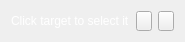
<?xml version="1.0" encoding="UTF-8"?>
<ui version="4.0">
 <class>EWAHtmlSelectorDlgUi</class>
 <widget class="QWidget" name="EWAHtmlSelectorDlgUi">
  <property name="geometry">
   <rect>
    <x>0</x>
    <y>0</y>
    <width>181</width>
    <height>42</height>
   </rect>
  </property>
  <property name="windowTitle">
   <string>Form</string>
  </property>
  <layout class="QHBoxLayout" name="horizontalLayout">
   <item>
    <widget class="QLabel" name="label_4">
     <property name="palette">
      <palette>
       <active>
        <colorrole role="WindowText">
         <brush brushstyle="SolidPattern">
          <color alpha="255">
           <red>255</red>
           <green>255</green>
           <blue>255</blue>
          </color>
         </brush>
        </colorrole>
       </active>
       <inactive>
        <colorrole role="WindowText">
         <brush brushstyle="SolidPattern">
          <color alpha="255">
           <red>255</red>
           <green>255</green>
           <blue>255</blue>
          </color>
         </brush>
        </colorrole>
       </inactive>
       <disabled>
        <colorrole role="WindowText">
         <brush brushstyle="SolidPattern">
          <color alpha="255">
           <red>112</red>
           <green>111</green>
           <blue>113</blue>
          </color>
         </brush>
        </colorrole>
       </disabled>
      </palette>
     </property>
     <property name="text">
      <string>Click target to select it</string>
     </property>
     <property name="wordWrap">
      <bool>false</bool>
     </property>
    </widget>
   </item>
   <item>
    <widget class="QPushButton" name="pButtonOk">
     <property name="sizePolicy">
      <sizepolicy hsizetype="Minimum" vsizetype="Minimum">
       <horstretch>0</horstretch>
       <verstretch>0</verstretch>
      </sizepolicy>
     </property>
     <property name="minimumSize">
      <size>
       <width>16</width>
       <height>16</height>
      </size>
     </property>
     <property name="maximumSize">
      <size>
       <width>24</width>
       <height>24</height>
      </size>
     </property>
     <property name="text">
      <string/>
     </property>
     <property name="icon">
      <iconset resource="ewa.qrc">
       <normaloff>:/images/accept.png</normaloff>:/images/accept.png</iconset>
     </property>
    </widget>
   </item>
   <item>
    <widget class="QPushButton" name="pButtonCancel">
     <property name="sizePolicy">
      <sizepolicy hsizetype="Minimum" vsizetype="Minimum">
       <horstretch>0</horstretch>
       <verstretch>0</verstretch>
      </sizepolicy>
     </property>
     <property name="minimumSize">
      <size>
       <width>16</width>
       <height>16</height>
      </size>
     </property>
     <property name="maximumSize">
      <size>
       <width>24</width>
       <height>24</height>
      </size>
     </property>
     <property name="text">
      <string/>
     </property>
     <property name="icon">
      <iconset resource="ewa.qrc">
       <normaloff>:/images/close.png</normaloff>:/images/close.png</iconset>
     </property>
    </widget>
   </item>
  </layout>
 </widget>
 <resources>
  <include location="ewa.qrc"/>
 </resources>
 <connections/>
</ui>
